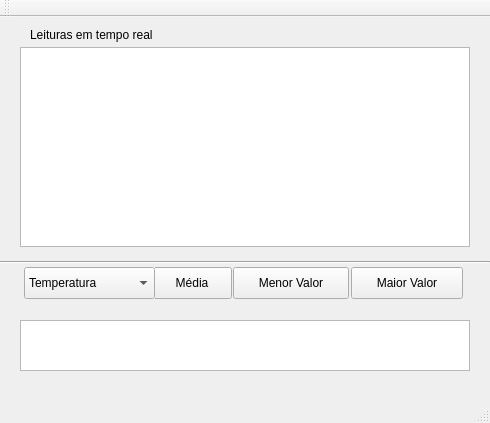
<?xml version="1.0" encoding="UTF-8"?>
<ui version="4.0">
 <class>ClimaTempo</class>
 <widget class="QMainWindow" name="ClimaTempo">
  <property name="geometry">
   <rect>
    <x>0</x>
    <y>0</y>
    <width>490</width>
    <height>423</height>
   </rect>
  </property>
  <property name="windowTitle">
   <string>ClimaTempo</string>
  </property>
  <widget class="QWidget" name="centralWidget">
   <widget class="QTableView" name="tableView">
    <property name="geometry">
     <rect>
      <x>20</x>
      <y>30</y>
      <width>450</width>
      <height>200</height>
     </rect>
    </property>
    <property name="sizePolicy">
     <sizepolicy hsizetype="Maximum" vsizetype="Expanding">
      <horstretch>0</horstretch>
      <verstretch>0</verstretch>
     </sizepolicy>
    </property>
    <property name="sizeAdjustPolicy">
     <enum>QAbstractScrollArea::AdjustToContentsOnFirstShow</enum>
    </property>
    <attribute name="horizontalHeaderStretchLastSection">
     <bool>true</bool>
    </attribute>
    <attribute name="verticalHeaderStretchLastSection">
     <bool>false</bool>
    </attribute>
   </widget>
   <widget class="QLabel" name="label">
    <property name="geometry">
     <rect>
      <x>30</x>
      <y>10</y>
      <width>151</width>
      <height>16</height>
     </rect>
    </property>
    <property name="text">
     <string>Leituras em tempo real</string>
    </property>
   </widget>
   <widget class="QTableView" name="tableView_2">
    <property name="geometry">
     <rect>
      <x>20</x>
      <y>303</y>
      <width>450</width>
      <height>51</height>
     </rect>
    </property>
    <attribute name="horizontalHeaderStretchLastSection">
     <bool>true</bool>
    </attribute>
   </widget>
   <widget class="Line" name="line">
    <property name="geometry">
     <rect>
      <x>0</x>
      <y>235</y>
      <width>490</width>
      <height>20</height>
     </rect>
    </property>
    <property name="orientation">
     <enum>Qt::Horizontal</enum>
    </property>
   </widget>
   <widget class="QPushButton" name="btn_menor">
    <property name="geometry">
     <rect>
      <x>233</x>
      <y>250</y>
      <width>116</width>
      <height>32</height>
     </rect>
    </property>
    <property name="text">
     <string>Menor Valor</string>
    </property>
   </widget>
   <widget class="QPushButton" name="btn_maior">
    <property name="geometry">
     <rect>
      <x>351</x>
      <y>250</y>
      <width>112</width>
      <height>32</height>
     </rect>
    </property>
    <property name="text">
     <string>Maior Valor</string>
    </property>
   </widget>
   <widget class="QPushButton" name="btn_media">
    <property name="geometry">
     <rect>
      <x>152</x>
      <y>250</y>
      <width>80</width>
      <height>32</height>
     </rect>
    </property>
    <property name="text">
     <string>Média</string>
    </property>
   </widget>
   <widget class="QComboBox" name="comboBox">
    <property name="geometry">
     <rect>
      <x>24</x>
      <y>250</y>
      <width>131</width>
      <height>32</height>
     </rect>
    </property>
    <property name="autoFillBackground">
     <bool>true</bool>
    </property>
    <property name="maxVisibleItems">
     <number>10</number>
    </property>
    <property name="sizeAdjustPolicy">
     <enum>QComboBox::AdjustToContentsOnFirstShow</enum>
    </property>
    <item>
     <property name="text">
      <string>Temperatura</string>
     </property>
    </item>
    <item>
     <property name="text">
      <string>Umidade</string>
     </property>
    </item>
   </widget>
   <widget class="QLabel" name="lbl_resultado">
    <property name="geometry">
     <rect>
      <x>25</x>
      <y>280</y>
      <width>221</width>
      <height>16</height>
     </rect>
    </property>
    <property name="text">
     <string/>
    </property>
   </widget>
  </widget>
  <widget class="QMenuBar" name="menuBar">
   <property name="geometry">
    <rect>
     <x>0</x>
     <y>0</y>
     <width>490</width>
     <height>22</height>
    </rect>
   </property>
  </widget>
  <widget class="QToolBar" name="mainToolBar">
   <attribute name="toolBarArea">
    <enum>TopToolBarArea</enum>
   </attribute>
   <attribute name="toolBarBreak">
    <bool>false</bool>
   </attribute>
  </widget>
  <widget class="QStatusBar" name="statusBar"/>
 </widget>
 <layoutdefault spacing="6" margin="11"/>
 <resources/>
 <connections/>
</ui>
